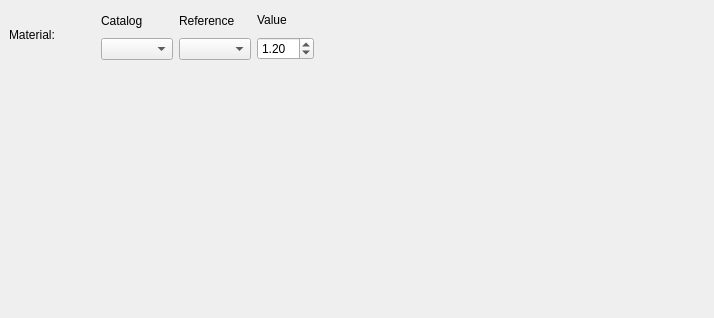
<?xml version="1.0" encoding="UTF-8"?>
<ui version="4.0">
 <class>Form</class>
 <widget class="QWidget" name="Form">
  <property name="geometry">
   <rect>
    <x>0</x>
    <y>0</y>
    <width>714</width>
    <height>318</height>
   </rect>
  </property>
  <property name="windowTitle">
   <string>Form</string>
  </property>
  <widget class="QWidget" name="horizontalLayoutWidget">
   <property name="geometry">
    <rect>
     <x>9</x>
     <y>9</y>
     <width>305</width>
     <height>51</height>
    </rect>
   </property>
   <layout class="QHBoxLayout" name="mainLayout">
    <item>
     <widget class="QLabel" name="label">
      <property name="text">
       <string>Material:</string>
      </property>
     </widget>
    </item>
    <item>
     <layout class="QHBoxLayout" name="horizontalLayout_2">
      <item>
       <layout class="QVBoxLayout" name="verticalLayout_4">
        <item>
         <widget class="QLabel" name="label_8">
          <property name="text">
           <string>Catalog</string>
          </property>
         </widget>
        </item>
        <item>
         <widget class="QComboBox" name="Catalog"/>
        </item>
       </layout>
      </item>
      <item>
       <layout class="QVBoxLayout" name="verticalLayout_5">
        <item>
         <widget class="QLabel" name="label_9">
          <property name="text">
           <string>Reference</string>
          </property>
         </widget>
        </item>
        <item>
         <widget class="QComboBox" name="Reference"/>
        </item>
       </layout>
      </item>
      <item>
       <layout class="QVBoxLayout" name="verticalLayout_2">
        <item>
         <widget class="QLabel" name="label_6">
          <property name="text">
           <string>Value</string>
          </property>
         </widget>
        </item>
        <item>
         <widget class="QDoubleSpinBox" name="Value">
          <property name="minimum">
           <double>1.000000000000000</double>
          </property>
          <property name="singleStep">
           <double>0.100000000000000</double>
          </property>
          <property name="value">
           <double>1.200000000000000</double>
          </property>
         </widget>
        </item>
       </layout>
      </item>
     </layout>
    </item>
   </layout>
  </widget>
 </widget>
 <resources/>
 <connections/>
</ui>
